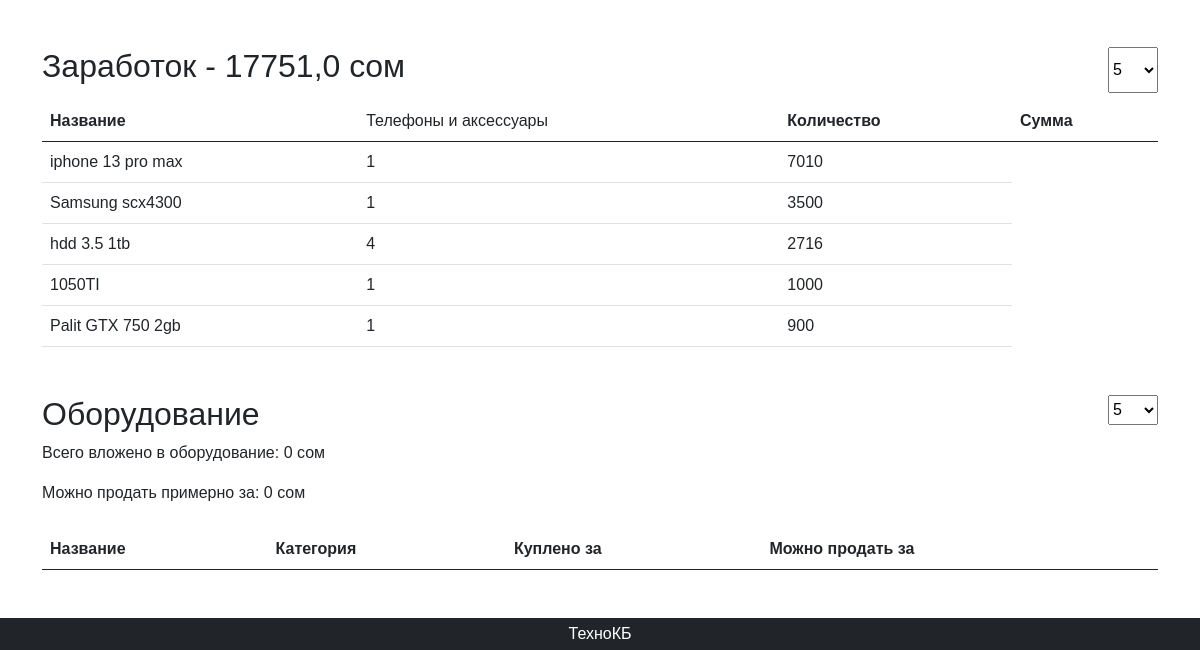
The page /statistics (signed in, lower part) on the database as committed earlier.
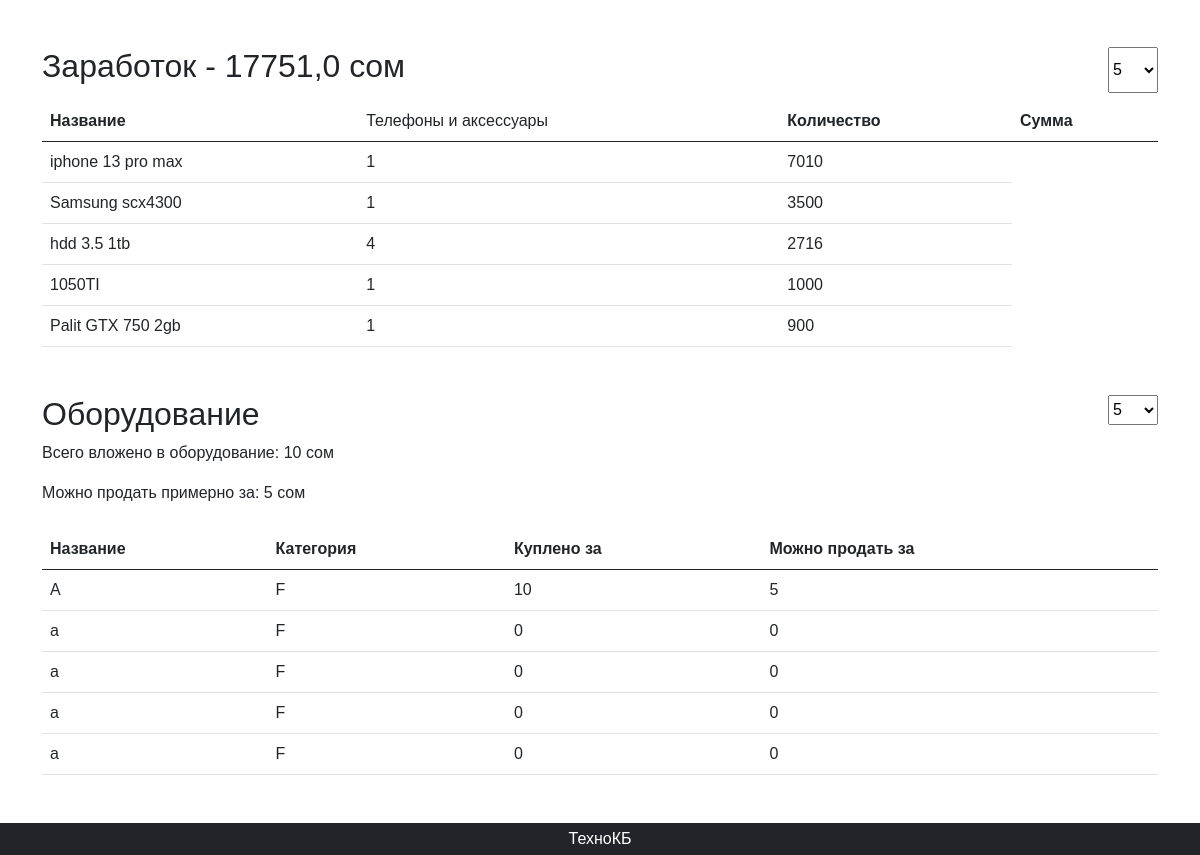
The same page on the database as committed later.
### product/models.py (models this page shows, shortened)
class Product(models.Model):
    name = models.CharField("Названия",max_length=100)
    status = models.CharField('Статус', choices=STATUS, default='Не указано', max_length=15)
    category = models.ForeignKey(Category,on_delete=models.CASCADE, verbose_name="Категория", related_name="products")
    description = models.TextField("Описание", blank=True, null=True)
    price = models.PositiveSmallIntegerField('Цена продажи', default=0)
    count = models.PositiveSmallIntegerField("Количество на текущий момент",default=0)
    total_count = models.PositiveBigIntegerField("Общая количество", default=0)
    average_price = models.FloatField("Средняя цена", default=0)
    in_stock = models.CharField("В наличии", default="Нет", max_length=3, choices=(("Да","Да"),("Нет","Нет")))
    created_at = models.DateTimeField("Дата",auto_now_add=True)
    amount_of_transaction = models.PositiveSmallIntegerField("Количество транзакций", default=0)
    is_published = models.CharField("Статус", default="Нет", max_length=6, choices=(("Да","Опубликовано"),("Нет","Не опубликовано"), ("В пути", "В пути"), ("Резерв", "Резерв")))
    @property
    def invested(self):
        transactions = self.transaction_set.filter(action=Transaction.COMING)
        total_amount = transactions.annotate(
            total_price=ExpressionWrapper(F('count') * F('price'), output_field=FloatField())
        ).aggregate(
            total_amount=Sum('total_price'),
        )['total_amount']
        return total_amount - self.average_price * (self.total_count - self.count)
    class Meta:
        verbose_name = "продукт"
        verbose_name_plural = "Продукты"
        ordering = ["category", "name"]

class Category(models.Model):
    name = models.CharField("Названия",max_length=100)
    class Meta:
        verbose_name = "категорию"
        verbose_name_plural = "Категории"
        ordering = ["name"]

class Transaction(models.Model):
    COMING = "Приход"
    TRANSFER = "Переход"
    LEAVING = "Уход"
    ACTION = [
        (COMING,'Приход'),
        (LEAVING,'Уход'),
        (TRANSFER, "Переход"),
    ]
    product = models.ForeignKey(Product, on_delete=models.CASCADE, verbose_name="Продукт")
    action = models.CharField("Действие",max_length=10, choices=ACTION)
    count = models.PositiveSmallIntegerField("Количество",default=0)
    price = models.FloatField("Цена")
    created_at = models.DateTimeField("Дата",auto_now_add=True)
    order = models.ForeignKey(Order,verbose_name="Заказ", on_delete=models.CASCADE, blank=True, null=True)
    def get_income(self):
        return self.price * self.count - self.product.average_price * self.count
    class Meta:
        verbose_name = "транзакция"
        verbose_name_plural = "Транзакции"

### equipment/models.py (models this page shows, shortened)
class Equipment(models.Model):
    name = models.CharField("Названия",max_length=100)
    description = models.CharField("Описание",max_length=300, null=True, blank=True)
    buy_price = models.PositiveIntegerField("Цена покупки", default=0)
    sell_price = models.PositiveIntegerField("Примерная цена продажи", default=0)
    category = models.ForeignKey(Category,on_delete=models.CASCADE, verbose_name="Категория")
    created_at = models.DateTimeField("Дата",auto_now_add=True)
    class Meta:
        verbose_name = "оборудование"
        verbose_name_plural = "Оборудование"
        ordering = ['sell_price']

class Category(models.Model):
    name = models.CharField("Названия",max_length=100)
    def __str__(self):
        return f"{self.name}"
    class Meta:
        verbose_name = "категорию"
        verbose_name_plural = "Категории"

### product/views.py (the view)
# urls.py: path("statistics", statistics)
@staff_member_required
def statistics(request):
    month = request.GET.get('month')
    action = request.GET.get('action', 'Уход')
    transaction_filter = Q(action=action)
    category_filter = Q(products__transaction__action=action)
    if month:
        start_date = datetime.strptime(month, "%m.%Y")
        end_date = (start_date + timedelta(days=32)).replace(day=1)
        transaction_filter &= Q(created_at__gte=start_date, created_at__lt=end_date)
        category_filter &= Q(products__transaction__created_at__gte=start_date, products__transaction__created_at__lt=end_date)
    total = Transaction.objects.filter(transaction_filter).aggregate(
        total=Sum(
            ExpressionWrapper(F('count') * F('price'), output_field=PositiveBigIntegerField())
        )
    )['total'] or 0
    total_by_category = Category.objects.annotate(
        total_sales=Sum(
            ExpressionWrapper(
                F('products__transaction__count') * F('products__transaction__price'),
                output_field=PositiveBigIntegerField()
            ),
            filter=category_filter
        )
    ).order_by('-total_sales')
    total_by_category_top = total_by_category[:10]
    total_by_category_rest = sum(category.total_sales for category in total_by_category[10:] if category.total_sales)
    monthes = [date.strftime('%m.%Y') for date in Transaction.objects.dates('created_at', 'month', order='DESC')]
    products = Product.objects.filter(count__gt=0)
    total_invested_today = 0
    for p in products:
        p.invested_amount = p.invested
        total_invested_today += p.invested_amount
    sorted_products = sorted(products, key=lambda p: p.invested_amount, reverse=True)
    transactions = Transaction.objects.filter(action=Transaction.LEAVING)
    not_zero_transactions = []
    total_icnome = 0
    for t in transactions:
        t.income = t.get_income()
        total_icnome += t.income
    transactions = filter(lambda t: t.income != 0, transactions)
    transactions = sorted(transactions, key=lambda t: t.income, reverse=True)
    equipment_stats = Equipment.objects.aggregate(
    equipment_total_buy=Sum('buy_price'),
    equipment_total_sell=Sum('sell_price'),
)
    equipment_total_buy = equipment_stats['equipment_total_buy'] or 0
    equipment_total_sell = equipment_stats['equipment_total_sell'] or 0
    equipment_profit = equipment_total_sell - equipment_total_buy
    equipment_list = Equipment.objects.all().order_by('-buy_price')
    return render(
        request,
        "statistics.html",
        locals(),
    )

### templates/statistics.html (shortened to what this page needs)
{% extends 'base.html' %}
{% load static %}
{% block body %}
<div class="container my-5">
    <div class="form-inline mb-2 d-flex justify-content-spacebetween">
        <h2 class="w-100">Заработок - {{total_icnome}} cом</h2>
        <select id="recordLimit" class="">
            <option value="5" selected>5</option>
        </select>
    </div>
    <table class="table" id="transactionsTable">
        <thead>
            <tr>
                <th>Название</th>
                <td>{{p.category.name}}</td>
                <th>Количество</th>
                <th>Сумма</th>
            </tr>
        </thead>
        <tbody>
            {% for t in transactions %}
            <tr>
                <td>{{t.product.name}}</td>
                <td>{{t.count}}</td>
                <td>{{t.income|floatformat:0}}</td>
            </tr>
            {% endfor %}
        </tbody>
    </table>
</div>
<div class="container my-5">
      <div class="form-inline mb-2 d-flex justify-content-spacebetween">
        <div class="w-100">
            <h2>Оборудование</h2>
            <p>Всего вложено в оборудование: {{ equipment_total_buy }} сом</p>
            <p>Можно продать примерно за: {{ equipment_total_sell }} сом</p>
        </div>
        <select id="equipment_limit" style="height: 30px;">
            <option value="5" selected>5</option>
        </select>
    </div>
    <table class="table" id="equipment_limit_table">
        <thead>
            <tr>
                <th>Название</th>
                <th>Категория</th>
                <th>Куплено за</th>
                <th>Можно продать за</th>
            </tr>
        </thead>
        <tbody>
            {% for item in equipment_list %}
            <tr>
                <td>{{ item.name }}</td>
                <td>{{ item.category }}</td>
                <td>{{ item.buy_price }}</td>
                <td>{{ item.sell_price }}</td>
            </tr>
            {% endfor %}
        </tbody>
    </table>
</div>
{% endblock %}

### templates/base.html (shortened to what this page needs)
{% load static %}
<!DOCTYPE html>
<html lang="en">
<head>
    <link href="https://cdn.jsdelivr.net/npm/bootstrap@5.0.2/dist/css/bootstrap.min.css" rel="stylesheet"
>
    <link rel="stylesheet" href="{% static 'style.css' %}">
</head>
<body>
    <main>
    {% block body %}
    {% endblock %}
    </main>
    <footer class="footer bg-dark text-white text-center p-1">
        <div class="container">ТехноКБ</div>
    </footer>
</body>
</html>

### static/style.css (style rules this page uses)
html, body { height: 100%; margin: 0; }
body { display: flex; flex-direction: column; min-height: 100vh; padding-top: 58px; }
main { flex: 1; }

### static/default.css (style rules this page uses)
* { margin: 0; padding: 0; box-sizing: border-box; }
html, body { height: 100%; font-family: sans-serif; }
table { border-collapse: collapse; border-spacing: 0; }

Rows that differ between the two databases and show on the page:
added Equipment: name "А", category "F", buy_price "10", sell_price "5"
added Equipment: name "a", category "F", buy_price "0", sell_price "0"
added Equipment: name "a", category "F", buy_price "0", sell_price "0"
added Equipment: name "a", category "F", buy_price "0", sell_price "0"
added Equipment: name "a", category "F", buy_price "0", sell_price "0"
Other text that changed with them:
{{ equipment_total_buy }}: "0" → "10"
{{ equipment_total_sell }}: "0" → "5"
